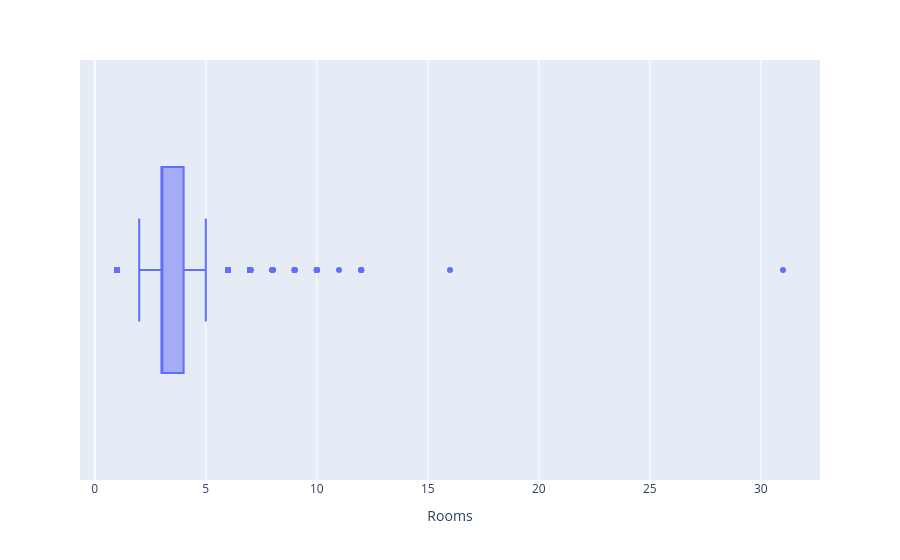

The notebook cell this image was saved under:
### Markdown cell above
####  Rooms outlier

### Code cell
px.box(data_frame= df, x= 'Rooms')

### Figure 1 — Plotly figure (JSON) as saved in the notebook; plotly's stock layout.template omitted (floating-point values rounded to 4 significant figures; data arrays with more than 128 entries replaced by an {"elided": "..."} marker saying what was removed)
{"data": [{"alignmentgroup": "True", "hovertemplate": "Rooms=%{x}<extra></extra>", "legendgroup": "", "marker": {"color": "#636efa"}, "name": "", "notched": false, "offsetgroup": "", "orientation": "h", "showlegend": false, "type": "box", "x": {"elided": "63021 float values"}, "x0": " ", "xaxis": "x", "y0": " ", "yaxis": "y"}], "layout": {"boxmode": "group", "legend": {"tracegroupgap": 0}, "margin": {"t": 60}, "xaxis": {"anchor": "y", "domain": [0, 1], "title": {"text": "Rooms"}}, "yaxis": {"anchor": "x", "domain": [0, 1]}}}
